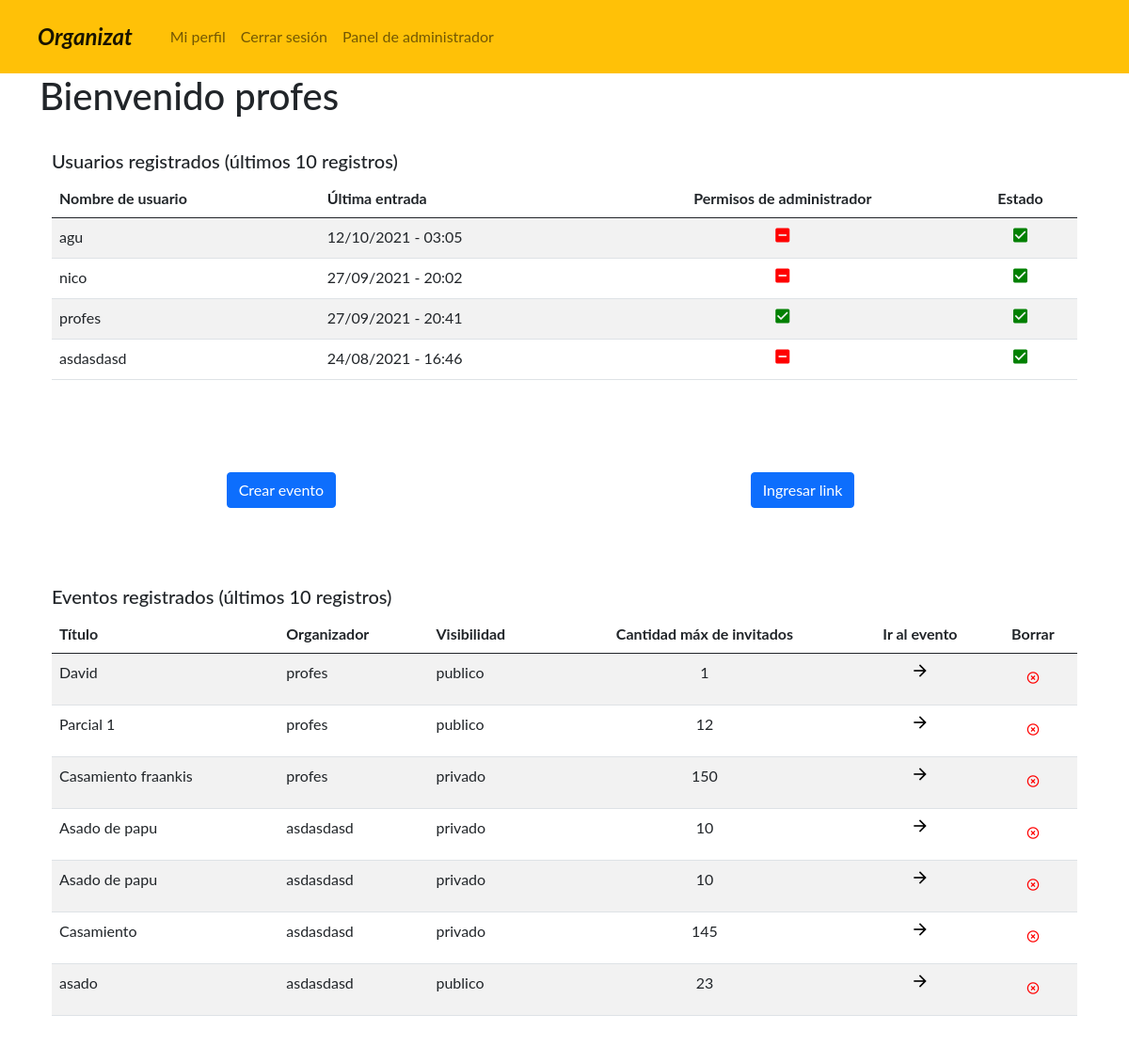
The page / (signed in) on the database its author committed.
### administrador/models.py (models this page shows, shortened)
class Event(models.Model):
    name = models.CharField(max_length=40, blank=True, null=False, verbose_name='Nombre')
    owner = models.ForeignKey(User, on_delete=models.CASCADE, verbose_name="Organizador")
    description = models.TextField(max_length=255, blank=True, null=False, verbose_name='Descripcion')
    date_event_start = models.DateTimeField(default=datetime.today(), verbose_name='Fecha de alta del evento')
    date_event_end = models.DateTimeField(default=datetime.today(), verbose_name='Fecha de baja del evento')
    location = models.CharField(max_length=255, blank=True, null=False, verbose_name='Ubicación')
    event_link = models.URLField(max_length=200, verbose_name='Link')
    state = models.CharField(max_length=10, choices=STATES_EVENTO_USUARIO, verbose_name='Estado', null=True)
    max_guests = models.IntegerField(verbose_name='Capacidad máxima de invitados')
    visibility = models.CharField(max_length=14, choices=VISIBILITIES, verbose_name='Visibilidad')
    class Meta:
        verbose_name = 'Evento'
        verbose_name_plural = 'Eventos'

### administrador/views.py (the view, shortened to what this page needs)
# urls.py: 2. Add a URL to urlpatterns:  path('', views.home, name='home')
def home(request):
    users = User.objects.all().order_by('-id')[0:10]
    events = Event.objects.all().order_by('-id')[0:10]
    return render(request, 'home.html', {'users': users,
                                         'events': events})

### templates/home.html (shortened to what this page needs)
<!DOCTYPE html>
<html lang="en">
<head>
</head>
<body>
    {% include "header.html" %}
    <div class="container">
        {% if not request.user.is_anonymous %}
            {% if request.user.is_active %}
                <h1>Bienvenido {{request.user.username}}</h1>
            {% else %}
                <h1>Aún no has activado tu cuenta, revisa tu casilla de correos!</h1>
            {% endif %}
        {% else %}
            <h1>Página principal</h1>
        {% endif %}
        {% if request.user.is_superuser %}
        <div class="container border border-white py-3 my-3">
            <p class="h5">Usuarios registrados (últimos 10 registros)</p>
            <div class="table-responsive table-wrapper-scroll-y my-custom-scrollbar">
                <table class="table table-striped table-hover">
                    {% if users %}
                    <thead>
                    <tr>
                        <th>Nombre de usuario</th>
                        <th>Última entrada</th>
                        <th class="text-center">Permisos de administrador</th>
                        <th class="text-center">Estado</th>
                    </tr>
                    </thead>
                    <tbody>
                    {% for user in users %}
                        <tr>
                            <td>{{user.username}}</td>
                            <td>{{user.last_login|date:'d/m/Y - H:i'}}</td>
                            {% if user.is_superuser %}
                                <td class="text-center"><i class="material-icons" style="font-size:20px;color:green">check_box</i></td>
                            {% else %}
                                <td class="text-center"><i class="material-icons" style="font-size:20px;color:red">indeterminate_check_box</i></td>
                            {% endif %}
                            {% if user.is_active %}
                                <td class="text-center"><i class="material-icons" style="font-size:20px;color:green">check_box</i></td>
                            {% else %}
                                <td class="text-center"><i class="material-icons" style="font-size:20px;color:red">indeterminate_check_box</i></td>
                            {% endif %}
                        </tr>
                    {% endfor %}
                    </tbody>
                    {% else %}
                    <thead>
                        <tr>
                            <th>No existen usuarios registrados</th>
                        </tr>
                    </thead>
                    {% endif %}
                </table>
            </div>
        </div>
        {% endif %}
        <div class="container border border-white py-3 my-3">
            <div class="row">
                {% if request.user.is_anonymous %}
                    <div class="col-12 offset-2 offset-md-2 col-md-4 py-3 my-3">
                        <a href="#" onclick="alert('Debes inicar sesión para crear un evento')">
                            <button type="button" class="btn btn-primary">
                                Crear evento
                            </button>
                        </a>
                    </div>
                    <div class="col-12 offset-2 offset-md-2 col-md-4 py-3 my-3">
                        <a href="#" onclick="alert('Debes inicar sesión para ingresar un link')">
                            <button type="button" class="btn btn-primary">
                                Ingresar link
                            </button>
                        </a>
                    </div>
                {% else %}
                    <div class="col-12 offset-2 offset-md-2 col-md-4 py-3 my-3">
                        <a href="{% url 'add_event' %}">
                            <button type="button" class="btn btn-primary">
                                Crear evento
                            </button>
                        </a>
                    </div>
                    <div class="col-12 offset-2 offset-md-2 col-md-4 py-3 my-3">
                        <a href="#" onclick="showInputLink()">
                            <button type="button" class="btn btn-primary">
                                Ingresar link
                            </button>
                        </a>
                    </div>
                {% endif %}
            </div>
        </div>
        {% if request.user.is_superuser %}
        <div class="container border border-white py-3 my-3">
            <p class="h5">Eventos registrados (últimos 10 registros)</p>
            <div class="table-responsive table-wrapper-scroll-y my-custom-scrollbar">
                <table class="table table-striped table-hover">
                    {% if events %}
                    <thead>
                    <tr>
                        <th>Título</th>
                        <th>Organizador</th>
                        <th>Visibilidad</th>
                        <th class="text-center">Cantidad máx de invitados</th>
                        <th class="text-center">Ir al evento</th>
                        <th class="text-center">Borrar</th>
                    </tr>
                    </thead>
                    <tbody>
                    {% for event in events %}
                        <tr>
                            <td>{{event.name}}</td>
                            <td>{{event.owner}}</td>
                            <td>{{event.visibility}}</td>
                            <td class="text-center">{{event.max_guests}}</td>
                            <td class="text-center">
                                <a class="text-decoration-none text-black" href="{% url 'event' event.event_link %}">
                                    <i class="material-icons" style="font-size:20px">arrow_forward</i>
                                </a>
                            </td>
                            <td class="text-center">
                                <a class="text-decoration-none text-white" href="{% url 'delete_event' event.event_link %}"
                                 onClick="return confirm('¿Seguro que quieres borrar este evento?');"
                                    title="Eliminar evento">
                                    <button type="button" class="btn text-decoration-none text-white"><i class="material-icons" style="font-size:15px;color:red">highlight_off</i></button>
                                </a>
                            </td>
                        </tr>
                    {% endfor %}
                    </tbody>
                    {% else %}
                    <thead>
                        <tr>
                            <th>No existen eventos registrados</th>
                        </tr>
                    </thead>
                    {% endif %}
                </table>
            </div>
        </div>
        {% endif %}
    </div>
</body>
</html>

### static/css/styles.css (style rules this page uses)
body { font-family: "Lato", sans-serif; }

### rows shown on the page
Event: name "David", owner "profes", visibility "publico", max_guests "1"
Event: name "Parcial 1", owner "profes", visibility "publico", max_guests "12"
Event: name "Casamiento fraankis", owner "profes", visibility "privado", max_guests "150"
Event: name "Asado de papu", owner "asdasdasd", visibility "privado", max_guests "10"
Event: name "Asado de papu", owner "asdasdasd", visibility "privado", max_guests "10"
Event: name "Casamiento", owner "asdasdasd", visibility "privado", max_guests "145"
Event: name "asado", owner "asdasdasd", visibility "publico", max_guests "23"

### other values the page prints
{{ request.user.username }} "profes"
{{ user.username }} "agu"
{{ user.last_login|date:'d/m/Y - H:i' }} "12/10/2021 - 03:05"
{{ user.username }} "nico"
{{ user.last_login|date:'d/m/Y - H:i' }} "27/09/2021 - 20:02"
{{ user.username }} "profes"
{{ user.last_login|date:'d/m/Y - H:i' }} "27/09/2021 - 20:41"
{{ user.username }} "asdasdasd"
{{ user.last_login|date:'d/m/Y - H:i' }} "24/08/2021 - 16:46"
